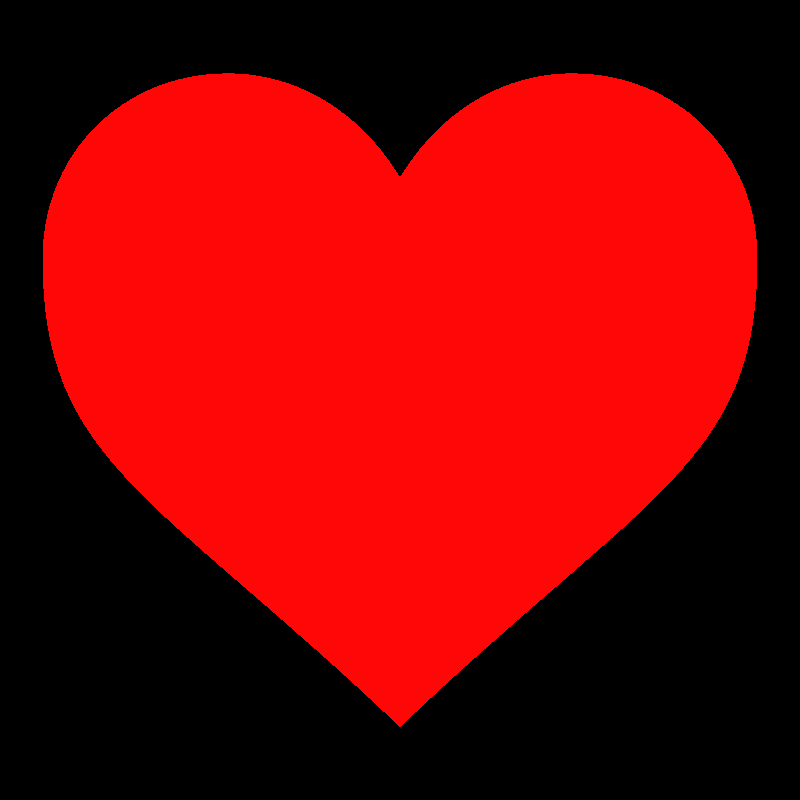
#> input picture Python_Image_Lito/Imagenes/Corazon.png, 800 x 800 px
$ python instantaneas.py
#> lines starting #> are read from the running program, lines starting #| are printed output that depends on the picture
#> the answer given: Imagenes/Corazon.png
### Python_Image_Lito/Kivy/MrGadget3D.py
import cv2 as cv
import numpy as np
from PIL import ImageFont, ImageDraw, Image


class Litofanias:
    # constructor
    def __init__(self, imagen):
#> called with imagen = 'Imagenes/Corazon.png'
        self.imagen_1 = imagen
        self.image_Corazon = cv.imread("Imagenes/Corazon.png")
#> self.image_Corazon is the input picture: shape (800, 800, 3); mean B, G, R 3.5, 3.5, 128.5
        self.font_birthday = ImageFont.truetype("Fonts/BirthdayPU.ttf", 75)
    # Normal

    # [20 lines left out: function WaterMark, not called in this run]
    # funcionales

    def Image_instantanea(self):
        org = (50, 470)
        fontScale = 1
        thickness = 1
        M = np.float32([[1, 0, 25], [0, 1, 25]])

        imagen_instantanea = cv.imread(self.imagen_1)
        print(imagen_instantanea.shape[0])
#| 800
        print(imagen_instantanea.shape[1])
#| 800
       # imagen_instantanea = cv.cvtColor(imagen_instantanea,cv.COLOR_BGR2GRAY)
        img_ins_res = cv.resize(imagen_instantanea, (375, 375), interpolation=cv.INTER_AREA)
        imageOut = cv.warpAffine(
            img_ins_res, M, (425, 525), borderValue=(35, 35, 35))
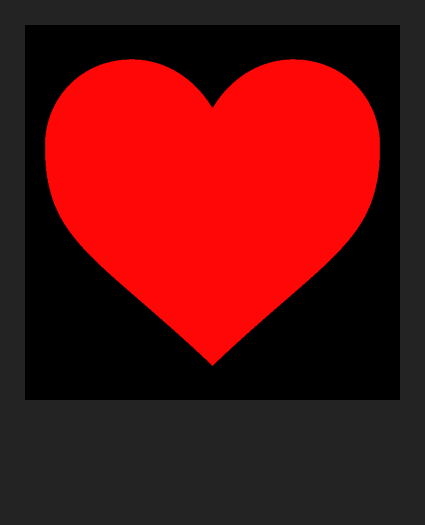
#> imageOut: shape (525, 425, 3); mean B, G, R 15.2, 15.2, 94
        return imageOut

    def Image_instantanea_txt(self, Texto, Pos):
#> called with Texto = 'te amo', Pos = (125, 406)
        font = ImageFont.truetype("Fonts/BirthdayPU.ttf", 80)
        color = (255,255,255)
        fontScale = .5
        thickness = 1
        M = np.float32([[1, 0, 25], [0, 1, 25]])

        imagen_instantanea = cv.imread(self.imagen_1)
       # imagen_instantanea = cv.cvtColor(imagen_instantanea,cv.COLOR_BGR2GRAY)
        img_ins_res = cv.resize(
            imagen_instantanea, (375, 375), interpolation=cv.INTER_AREA)
        imageOut = cv.warpAffine(img_ins_res, M, (425, 525), borderValue=(35,35,35))
        cv2_im_rgb = cv.cvtColor(imageOut, cv.COLOR_BGR2RGB)
        # Pass the image to PIL
        pil_im = Image.fromarray(cv2_im_rgb)
        draw = ImageDraw.Draw(pil_im)
        # use a truetype font
        font = ImageFont.truetype("Fonts/BirthdayPU.ttf", 80)
        # Draw the text
        draw.text(Pos, Texto, font=font, fill="#cbc5c3")
        # Get back the image to OpenCV
        cv2_im_processed = cv.cvtColor(np.array(pil_im), cv.COLOR_RGB2BGR)
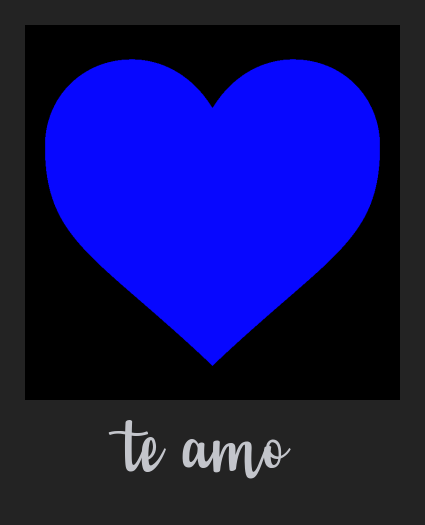
#> cv2_im_processed: shape (525, 425, 3); mean R, G, B 16.9, 16.9, 95.8
        return cv2_im_processed

    # [50 lines left out: function Write_Scrable, not called in this run]

    def Corazon_Mensaje(self, Text):

#> called with Text = 'Fa & Je'
        image_Corazon = cv.imread("Imagenes/Corazon.png")
        image = cv.resize(image_Corazon, (500, 500),
                          interpolation=cv.INTER_AREA)
        # Convert the image to RGB (OpenCV uss BGR)
        cv2_im_rgb = cv.cvtColor(image, cv.COLOR_BGR2GRAY)
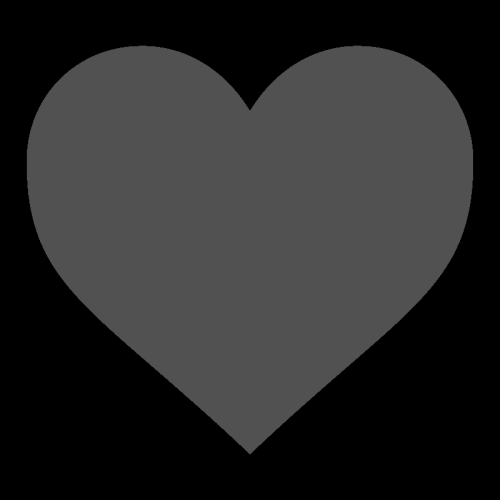
#> cv2_im_rgb: shape (500, 500); min 0, max 83, mean 40.8
        # Pass the image to PIL
        pil_im = Image.fromarray(cv2_im_rgb)
        draw = ImageDraw.Draw(pil_im)
        # use a truetype font
        font = ImageFont.truetype("Fonts/BirthdayPU.ttf", 80)
        # Draw the text
        draw.text((90, 180), Text, font=font, fill="#FFF")
        # Get back the image to OpenCV
        cv2_im_processed = cv.cvtColor(np.array(pil_im), cv.COLOR_RGB2BGR)
#> cv2_im_processed: shape (500, 500, 3)
        return cv2_im_processed

    def Imagen_txt(self, Texto, Position):
#> called with Texto = 'Te amo', Position = (20, 20)
        image_Corazon = cv.imread(self.imagen_1)
        image = cv.resize(image_Corazon, (500, 500),
                          interpolation=cv.INTER_AREA)
        # Convert the image to RGB (OpenCV uss BGR)
        cv2_im_rgb = cv.cvtColor(image, cv.COLOR_BGR2RGB)
#> cv2_im_rgb: shape (500, 500, 3)
        # Pass the image to PIL
        pil_im = Image.fromarray(cv2_im_rgb)
        draw = ImageDraw.Draw(pil_im)
        # use a truetype font
        font = ImageFont.truetype("Fonts/BirthdayPU.ttf", 35)
        # Draw the text
        draw.text(Position, Texto, font=font, fill="#FFF")
        # Get back the image to OpenCV
        cv2_im_processed = cv.cvtColor(np.array(pil_im), cv.COLOR_RGB2BGR)
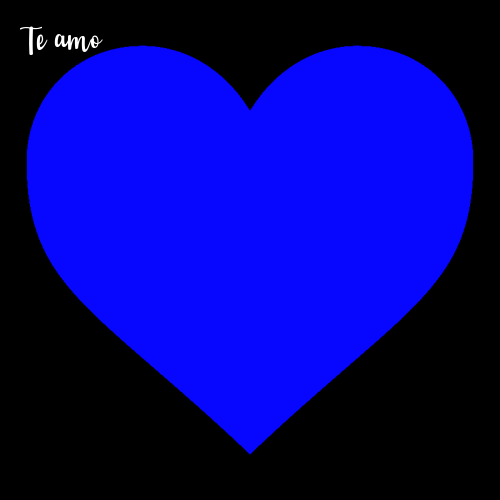
#> cv2_im_processed: shape (500, 500, 3); mean R, G, B 4, 4, 129.1
#> call 3 of Image_instantanea_txt, with Texto = 'Feliz dia de san Valentin', Pos = (10, 416)
#> in Image_instantanea_txt (call 3), `cv2_im_processed = cv.cvtColor(np.array(pil_im), cv.COLOR_RGB2BGR)`:
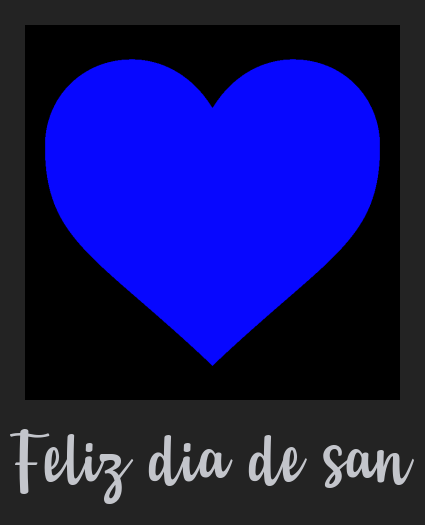
#> cv2_im_processed: shape (525, 425, 3); mean R, G, B 19.5, 19.6, 98.5
#| 800
#| 800
        return cv2_im_processed

    # [32 lines left out: functions Spotify, Spotify, not called in this run]

    def Mosaico(self,im1,im2,im3):

        M = np.float32([[1, 0, 0], [0, 1, 0]])
        imagen_instantanea = cv.imread(self.imagen_1)
#> (the run stopped early here; a loop or call above may not have finished)
